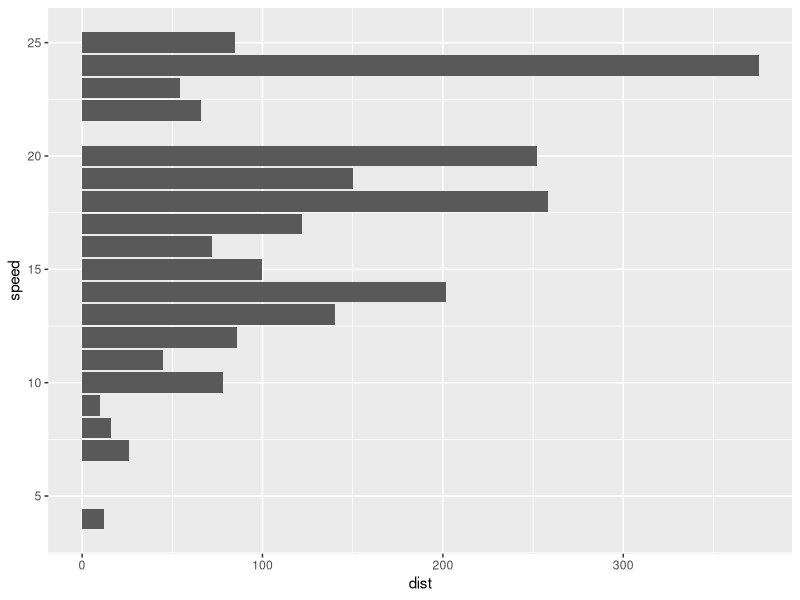

The R source for this figure:

# load data
data(cars)
str(cars)

# load library
library(tidyverse)

# plot the data
cars %>%
  ggplot(aes(speed, dist)) +
  geom_bar(stat = "identity") +
  coord_flip()



